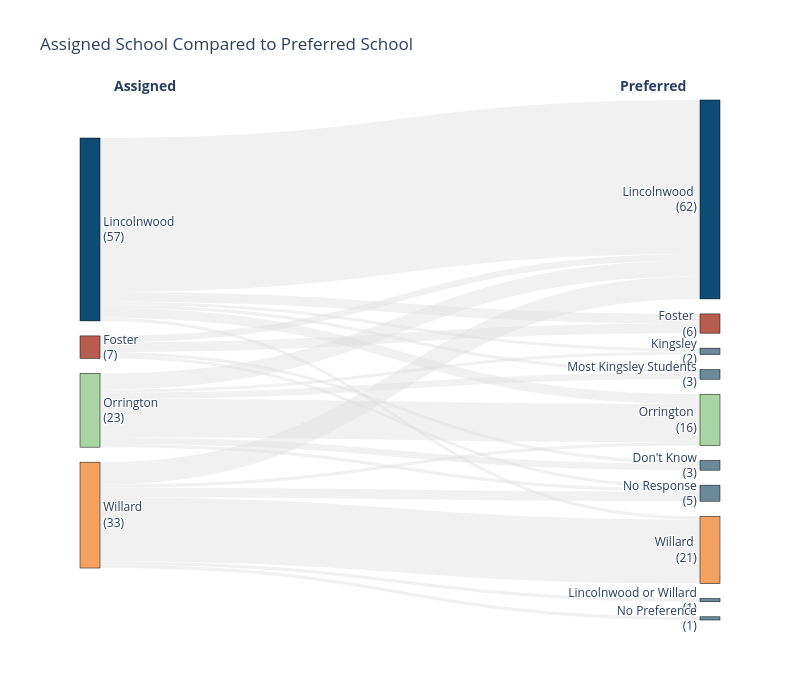

The code cell stored with this chart in its notebook:
### Code cell
# create sankey diagram
# count flows from assigned to preferred school
sankey_df = survey_df.groupby(['assigned_school', 'preferred_school']).size().reset_index(name='count')

# create node list (all unique schools)
nodes = list(set(sankey_df['assigned_school'].unique()) | set(sankey_df['preferred_school'].unique()))
nodes = sorted([n for n in nodes if pd.notna(n)])

# create node indices
node_dict = {node: idx for idx, node in enumerate(nodes)}

# map to indices
sankey_df['source_idx'] = sankey_df['assigned_school'].map(node_dict)
sankey_df['target_idx'] = sankey_df['preferred_school'].map(node_dict)

# node colors
# node_colors_list = [d65_dark_blue, d65_rust,d65_green,d65_light_gray]
# node_colors = [d65_dark_gray, 
#                d65_rust, d65_rust, d65_dark_gray, 
#                d65_dark_blue, d65_dark_blue, d65_dark_gray, d65_dark_gray, d65_dark_gray, d65_dark_gray,
#                d65_green, d65_green, 
#                d65_golden_yellow, d65_golden_yellow]


# calculate total count for each node
node_totals = {}
for idx in range(len(nodes)):
    # sum all flows through this node
    total = sankey_df[(sankey_df['source_idx'] == idx) | (sankey_df['target_idx'] == idx)]['count'].sum()
    node_totals[idx] = total

# create node labels with counts
node_labels = [f"{nodes[i]}<br>({node_totals[i]})" for i in range(len(nodes))]

# create node colors based on school
node_color_map = {'Lincolnwood': d65_dark_blue,
                  'Willard': d65_golden_yellow,
                  'Orrington': d65_green,
                  'Foster': d65_rust,
                 }

node_colors = []
for node in node_labels:
    color_assigned = False

    if "Lincolnwood or Willard" in node:
        node_colors.append(d65_dark_gray)
        color_assigned = True

    if not color_assigned:
        for key, value in node_color_map.items():
            if key in node:
                # print(f"Node: {node} contains key: {key}, assigning color: {value}")
                node_colors.append(value)
                color_assigned = True
                break

        if not color_assigned:
            # print(f"Node: {node} assigning default color: {d65_dark_gray}")
            node_colors.append(d65_dark_gray)

d65_light_gray_transparent = 'rgba(220, 220, 220, 0.4)'

# create sankey
fig = go.Figure(data=[go.Sankey(
    node=dict(
        pad=15,
        thickness=20,
        line=dict(color='black', width=0.5),
        label=node_labels,
        color=node_colors,
        # x=[0.1 if node in assigned_schools else 0.9 for node in nodes],
        # y=[i / len(nodes) for i in range(len(nodes))]
    ),
    link=dict(
        source=sankey_df['source_idx'],
        target=sankey_df['target_idx'],
        value=sankey_df['count'],
        color=d65_light_gray_transparent
    )
)])

fig.add_annotation(x=0.05, y=1.05, text='<b>Assigned</b>', showarrow=False, font=dict(size=14))
fig.add_annotation(x=0.95, y=1.05, text='<b>Preferred</b>', showarrow=False, font=dict(size=14))


fig.update_layout(
    title='Assigned School Compared to Preferred School',
    font=dict(size=12),
    height=700,
    width=800
)

fig.show()

fig.write_html('assets/kingsley_survey/assigned_vs_preferred_school.html', include_plotlyjs='cdn', div_id='fig_assigned_vs_preferred_school')

### Figure 1 — Plotly figure (JSON) as saved in the notebook; plotly's stock layout.template omitted (floating-point values rounded to 4 significant figures)
{"data": [{"link": {"color": "rgba(220, 220, 220, 0.4)", "source": [1, 1, 1, 1, 4, 4, 4, 4, 4, 4, 10, 10, 10, 10, 10, 10, 12, 12, 12, 12, 12, 12], "target": [0, 2, 5, 9, 2, 3, 5, 7, 11, 13, 0, 3, 5, 7, 9, 11, 5, 6, 8, 9, 11, 13], "value": [1, 3, 2, 1, 3, 1, 48, 1, 3, 1, 2, 1, 5, 2, 1, 12, 7, 1, 1, 3, 1, 20]}, "node": {"color": ["#6B8A99", "#B85C50", "#B85C50", "#6B8A99", "#0F4C75", "#0F4C75", "#6B8A99", "#6B8A99", "#6B8A99", "#6B8A99", "#A8D5A3", "#A8D5A3", "#F4A261", "#F4A261"], "label": ["Don't Know<br>(3)", "Foster<br>(7)", "Foster <br>(6)", "Kingsley<br>(2)", "Lincolnwood<br>(57)", "Lincolnwood <br>(62)", "Lincolnwood or Willard<br>(1)", "Most Kingsley Students<br>(3)", "No Preference<br>(1)", "No Response<br>(5)", "Orrington<br>(23)", "Orrington <br>(16)", "Willard<br>(33)", "Willard <br>(21)"], "line": {"color": "black", "width": 0.5}, "pad": 15, "thickness": 20}, "type": "sankey"}], "layout": {"annotations": [{"font": {"size": 14}, "showarrow": false, "text": "<b>Assigned</b>", "x": 0.05, "y": 1.05}, {"font": {"size": 14}, "showarrow": false, "text": "<b>Preferred</b>", "x": 0.95, "y": 1.05}], "font": {"size": 12}, "height": 700, "title": {"text": "Assigned School Compared to Preferred School"}, "width": 800}}
